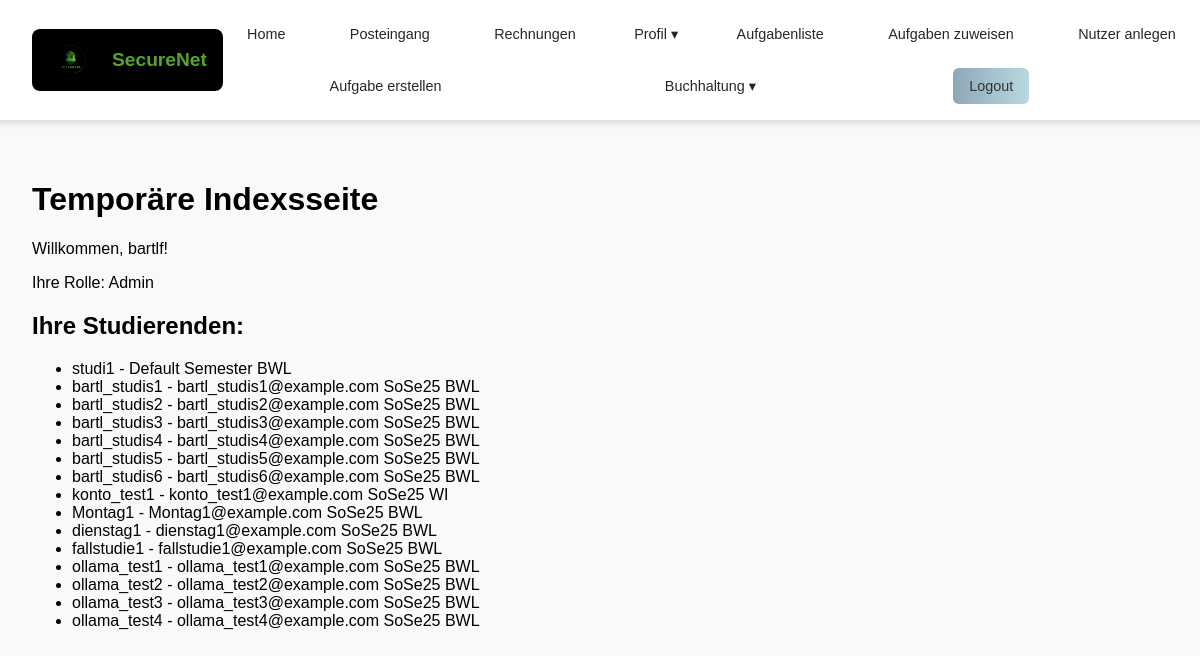
Page / (signed in) on the earlier database version.
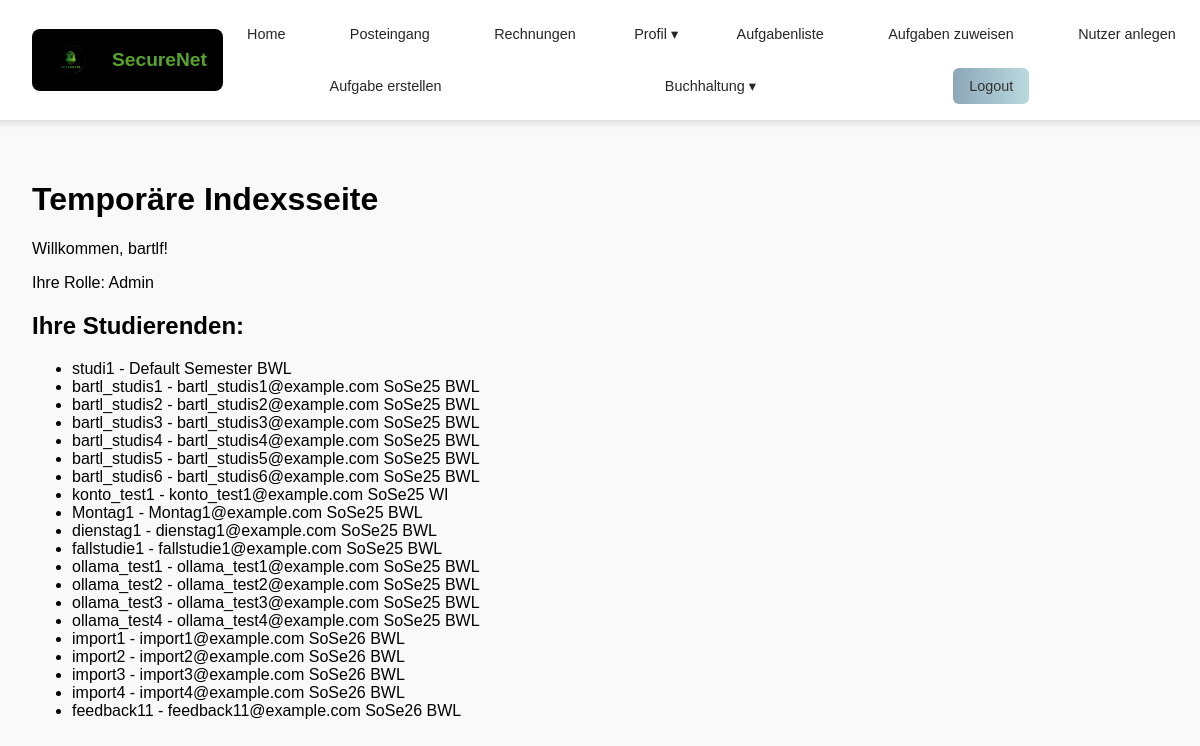
Same page on the later database version.
### users/models.py (models this page shows, shortened)
class CustomUser(AbstractUser):
    objects = CustomUserManager()
    ROLE_CHOICES = (
        ('student', 'Studierende'),
        ('teacher', 'Lehrkraft'),
    )
    role = models.CharField(max_length=10, choices=ROLE_CHOICES, default='student')
    professor = models.ForeignKey(
        'self',
        null=True, blank=True,
        limit_choices_to={'role': 'teacher'},
        on_delete=models.SET_NULL,
        related_name='students'
    )
    semester = models.ForeignKey(Semester, null = True, on_delete=models.CASCADE, default = 1)
    studiengang = models.ForeignKey(
        Studiengang,
        on_delete=models.CASCADE,
        null=True, blank=True,  # Allow empty reference initially
        related_name='students'  # Optional but recommended for clarity
    )
    unternehmen = models.ForeignKey(
        Unternehmen,
        on_delete=models.SET_NULL,
        null=True, blank=True,
        related_name="studierende"
    )
    display_name = models.CharField(max_length=150, blank=True, null=True)
    nutzergruppe = models.IntegerField(null=True, blank=True)  # Kann für Lehrer None sein

class Semester(models.Model):
    name = models.CharField(max_length=10, unique=True)
    ersteller = models.IntegerField(null=True, blank=True)
    def __str__(self):
        return self.name

class Studiengang(models.Model):
    name = models.CharField(max_length=100, unique=True)
    ersteller = models.IntegerField(null=True, blank=True)
    def __str__(self):
        return self.name

### young_wolf/views.py (the view)
# urls.py: path('', views.index, name = 'index'),
@login_required(login_url="/users/login/")
def index(request):
    students = request.user.students.all() if request.user.role == 'teacher' else None
    return render(request, 'index.html', {'students': students})

### templates/index.html (shortened to what this page needs)
{% extends 'master_layout.html' %}
{% load static %}
{% block content %}
    <h1>Temporäre Indexsseite</h1>
    <p>Willkommen, {{ user.username }}!</p>
    {% if user.is_superuser %}
        <p>Ihre Rolle: Admin</p>
    {% else %}
        <p>Ihre Rolle: {{ user.get_role_display }}</p>
    {% endif %}
    {% if user.role == 'teacher' %}
        <h2>Ihre Studierenden:</h2>
        {% if students %}
            <ul>
            {% for student in students %}
                <li>{{ student.username }} - {{ student.email }} {{student.semester}} {{student.studiengang}}</li>
            {% endfor %}
            </ul>
        {% else %}
            <p>Sie haben derzeit keine Studierenden unter Ihrer Betreuung.</p>
        {% endif %}
    {% endif %}
{% endblock %}

### templates/master_layout.html (shortened to what this page needs)
{% load static %}
<!DOCTYPE html>
<html lang="en">
<head>
    <link rel="stylesheet" href="{% static 'css/master_layout.css' %}">
</head>
<body>
    <div class="page-container">
        <header class="header-container">
            <div class="logo-container">
                <img src="/media/securenet-logo.png"
                     alt="SecureNet Logo"
                     class="securenet-logo">
                <span class="logo-text">SecureNet</span>
            </div>
            <nav class="navigation-bar">
                    <a href="{% url 'frontpage' %}" class="nav-element">Home</a>
                    <a href="{% url 'posts:posteingang' %}" class="nav-element">Posteingang</a>
                    <a href="{% url 'posts:rechnungsuebersicht' %}" class="nav-element">Rechnungen</a>
                    {% if user.is_authenticated %}
                        <div class="nav-dropdown">
                            <a href="#" class="nav-element dropdown-toggle">Profil ▾</a>
                        </div>
                        {% if request.user.role == 'teacher' %}
                            <a class = "nav-element" href="{% url 'posts:aufgaben_verwalten'%}">Aufgabenliste</a>
                            <a class = "nav-element" href="{% url 'users:aufgaben_zuweisen'%}">Aufgaben zuweisen</a>
                            <a class = "nav-element" href="{% url 'users:bulk_student_creation'%}">Nutzer anlegen</a>
                            <a href="{% url 'posts:aufgabe_erstellen' %}" class="nav-element">Aufgabe erstellen</a>
                        {% endif %}
                        <div class="nav-dropdown">
                            <a href="#" class="nav-element dropdown-toggle">Buchhaltung ▾</a>
                        </div>
                    <form class="logout-form" action="{% url 'users:logout' %}" method="post">
                        <button class="logout-button">Logout</button>
                    </form>
                    {% else %}
                        <a class = "nav-element" href="{% url 'users:login' %}">Login</a>
                    {% endif %}
            </nav>
        </header>
    </div>
    <div class="content-container">
        {% block content %}{% endblock %}
    </div>
</body>
</html>

### staticfiles/css/master_layout.css (style rules this page uses)
body { margin: 0; padding: 0; font-family: Arial, sans-serif; background-color: #f9f9f9; }
.page-container { width: 100%; background: #FFFFFF; display: flex; flex-direction: column; align-items: center; }
.content-container { flex-grow: 1; margin-top: 8rem; padding: 2rem; width: 100%; box-sizing: border-box; }
.header-container { width: 100%; display: flex; align-items: center; position: fixed; background: #FFFFFF; z-index: 1000; top:0; border-bottom: 0.1rem solid #E0E0E0; box-shadow: 0rem 0.2rem 0.4rem rgba(0, 0, 0, 0.1); padding: 1rem 2rem; justify-content: space-between; }
.logo-container { display: flex; align-items: center; background: #000000; color: #FFFFFF; margin-left: 2rem; padding: 0.8rem 1rem; border-radius: 0.5rem; gap: 1rem; width: 12rem; }
.securenet-logo { width: 3rem; height: auto; }
.logo-text { font-size: 1.2rem; font-weight: bold; color: #57a42d; }
.navigation-bar { display: flex; justify-content: space-around; align-items: center; gap: 1rem; flex-grow: 1; flex-wrap: wrap; }
.nav-element { display: flex; align-items: center; gap: 0.5rem; color: #262626; font-size: 0.9rem; text-decoration: none; padding: 0.6rem 1rem; border-radius: 0.5rem; background: #FFFFFF; transition: background-color 0.3s ease, transform 0.2s ease; }
.logout-button { display: flex; align-items: center; background: linear-gradient(to right, #8da7b8, #b9d9df); color: #333; border: none; border-radius: 6px; padding: 0.6rem 1rem; font-size: 0.9rem; cursor: pointer; transition: transform 0.2s ease, box-shadow 0.2s ease; margin-left: -10px; margin-right: 80px; }
.logout-form { display: inline; margin: 0; padding: 0; }
.logout-button { cursor: pointer; text-decoration: none; }
.nav-dropdown { position: relative; display: inline-block; }
.dropdown-toggle { cursor: pointer; padding: 10px; }

Differences in the rows shown:
added CustomUser: username "import1", email "import1@example.com", semester "SoSe26", studiengang "BWL"
added CustomUser: username "import2", email "import2@example.com", semester "SoSe26", studiengang "BWL"
added CustomUser: username "import3", email "import3@example.com", semester "SoSe26", studiengang "BWL"
added CustomUser: username "import4", email "import4@example.com", semester "SoSe26", studiengang "BWL"
added CustomUser: username "feedback11", email "feedback11@example.com", semester "SoSe26", studiengang "BWL"
